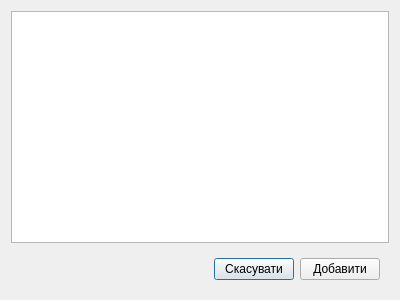
<?xml version="1.0" encoding="UTF-8"?>
<ui version="4.0">
 <class>Dialog</class>
 <widget class="QDialog" name="Dialog">
  <property name="geometry">
   <rect>
    <x>0</x>
    <y>0</y>
    <width>400</width>
    <height>300</height>
   </rect>
  </property>
  <property name="windowTitle">
   <string/>
  </property>
  <layout class="QVBoxLayout" name="verticalLayout">
   <item>
    <widget class="QTableWidget" name="tableWidget">
     <property name="mouseTracking">
      <bool>true</bool>
     </property>
     <property name="selectionBehavior">
      <enum>QAbstractItemView::SelectRows</enum>
     </property>
     <property name="textElideMode">
      <enum>Qt::ElideRight</enum>
     </property>
     <property name="sortingEnabled">
      <bool>true</bool>
     </property>
     <property name="columnCount">
      <number>2</number>
     </property>
     <attribute name="horizontalHeaderVisible">
      <bool>false</bool>
     </attribute>
     <attribute name="horizontalHeaderCascadingSectionResizes">
      <bool>true</bool>
     </attribute>
     <attribute name="horizontalHeaderMinimumSectionSize">
      <number>25</number>
     </attribute>
     <attribute name="horizontalHeaderHighlightSections">
      <bool>true</bool>
     </attribute>
     <attribute name="horizontalHeaderShowSortIndicator" stdset="0">
      <bool>true</bool>
     </attribute>
     <attribute name="verticalHeaderVisible">
      <bool>false</bool>
     </attribute>
     <column>
      <property name="text">
       <string>Name</string>
      </property>
     </column>
     <column>
      <property name="text">
       <string>Playlists</string>
      </property>
     </column>
    </widget>
   </item>
   <item>
    <widget class="QFrame" name="frame">
     <property name="frameShape">
      <enum>QFrame::NoFrame</enum>
     </property>
     <property name="frameShadow">
      <enum>QFrame::Raised</enum>
     </property>
     <layout class="QHBoxLayout" name="horizontalLayout">
      <item>
       <spacer name="horizontalSpacer">
        <property name="orientation">
         <enum>Qt::Horizontal</enum>
        </property>
        <property name="sizeHint" stdset="0">
         <size>
          <width>40</width>
          <height>20</height>
         </size>
        </property>
       </spacer>
      </item>
      <item>
       <widget class="QPushButton" name="pushButton_2">
        <property name="text">
         <string>Скасувати</string>
        </property>
       </widget>
      </item>
      <item>
       <widget class="QPushButton" name="pushButton">
        <property name="text">
         <string>Добавити</string>
        </property>
       </widget>
      </item>
     </layout>
    </widget>
   </item>
  </layout>
 </widget>
 <resources/>
 <connections/>
</ui>
